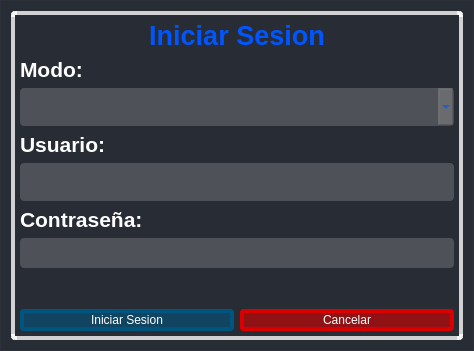
<?xml version="1.0" encoding="UTF-8"?>
<ui version="4.0">
 <class>Dialog</class>
 <widget class="QDialog" name="Dialog">
  <property name="geometry">
   <rect>
    <x>0</x>
    <y>0</y>
    <width>474</width>
    <height>351</height>
   </rect>
  </property>
  <property name="windowTitle">
   <string>Dialog</string>
  </property>
  <property name="styleSheet">
   <string notr="true">QDialog{
background-color: rgb(40, 44, 52);
border: 1px solid rgb(44, 49, 58);
padding-left: 0px;
}

QMessageBox {
            background: white;  /* Fondo blanco */
            border: 2px solid #CCCCCC;  /* Borde gris claro */
            border-radius: 10px;  /* Esquinas redondeadas */
            padding: 10px;
        }

        QMessageBox QLabel {
            background: transparent;
            color: #333333;  /* Texto oscuro elegante */
            font-size: 14px;
            font-weight: bold;
        }

        QMessageBox QLabel[objectName=&quot;qt_msgbox_label&quot;] {
            background: transparent;
        }

        /* Botones con diseño moderno */
        QMessageBox QPushButton {
            background-color: #0078D7;  /* Azul profesional (similar a Windows) */
            color: white;
            border: 1px solid #005A9E;
            padding: 8px 16px;
            font-size: 13px;
            font-weight: bold;
            border-radius: 5px;
            min-width: 80px;
        }

        QMessageBox QPushButton:hover {
            background-color: #005A9E;
        }

        QMessageBox QPushButton:pressed {
            background-color: #004680;
        }</string>
  </property>
  <layout class="QVBoxLayout" name="verticalLayout_2">
   <item>
    <widget class="QWidget" name="verticalWidget" native="true">
     <property name="styleSheet">
      <string notr="true">border-radius: 4px;
border: 4px solid black;
border-color: rgba(255,255,255,200);
</string>
     </property>
     <layout class="QVBoxLayout" name="verticalLayout">
      <item>
       <widget class="QLabel" name="label">
        <property name="styleSheet">
         <string notr="true">border:None;</string>
        </property>
        <property name="text">
         <string>&lt;html&gt;&lt;head/&gt;&lt;body&gt;&lt;p align=&quot;center&quot;&gt;&lt;span style=&quot; font-size:20pt; font-weight:700; color:#0055ff;&quot;&gt;Iniciar Sesion&lt;/span&gt;&lt;/p&gt;&lt;/body&gt;&lt;/html&gt;</string>
        </property>
       </widget>
      </item>
      <item>
       <widget class="QLabel" name="label_4">
        <property name="styleSheet">
         <string notr="true">border:None;</string>
        </property>
        <property name="text">
         <string>&lt;html&gt;&lt;head/&gt;&lt;body&gt;&lt;p&gt;&lt;span style=&quot; font-size:16pt; font-weight:700; color:#ffffff;&quot;&gt;Modo:&lt;/span&gt;&lt;/p&gt;&lt;/body&gt;&lt;/html&gt;</string>
        </property>
       </widget>
      </item>
      <item>
       <widget class="QComboBox" name="box_Admin">
        <property name="sizePolicy">
         <sizepolicy hsizetype="Preferred" vsizetype="Minimum">
          <horstretch>0</horstretch>
          <verstretch>0</verstretch>
         </sizepolicy>
        </property>
        <property name="minimumSize">
         <size>
          <width>0</width>
          <height>38</height>
         </size>
        </property>
        <property name="styleSheet">
         <string notr="true">background-color: rgba(162, 162, 162,80);
border:None;
 font-size:18pt; 
font-weight:700;
color: rgb(0, 85, 255);</string>
        </property>
       </widget>
      </item>
      <item>
       <widget class="QLabel" name="label_2">
        <property name="styleSheet">
         <string notr="true">border:None;</string>
        </property>
        <property name="text">
         <string>&lt;html&gt;&lt;head/&gt;&lt;body&gt;&lt;p&gt;&lt;span style=&quot; font-size:16pt; font-weight:700; color:#ffffff;&quot;&gt;Usuario:&lt;/span&gt;&lt;/p&gt;&lt;/body&gt;&lt;/html&gt;</string>
        </property>
       </widget>
      </item>
      <item>
       <widget class="QTextEdit" name="txt_User">
        <property name="sizePolicy">
         <sizepolicy hsizetype="Expanding" vsizetype="Fixed">
          <horstretch>0</horstretch>
          <verstretch>0</verstretch>
         </sizepolicy>
        </property>
        <property name="maximumSize">
         <size>
          <width>16777215</width>
          <height>38</height>
         </size>
        </property>
        <property name="styleSheet">
         <string notr="true">border:None;
background-color: rgba(162, 162, 162,80);
 font-size:18pt; 
font-weight:700;
color: rgb(0, 85, 255);</string>
        </property>
        <property name="verticalScrollBarPolicy">
         <enum>Qt::ScrollBarPolicy::ScrollBarAlwaysOff</enum>
        </property>
       </widget>
      </item>
      <item>
       <widget class="QLabel" name="label_3">
        <property name="styleSheet">
         <string notr="true">border:None;</string>
        </property>
        <property name="text">
         <string>&lt;html&gt;&lt;head/&gt;&lt;body&gt;&lt;p&gt;&lt;span style=&quot; font-size:16pt; font-weight:700; color:#ffffff;&quot;&gt;Contraseña:&lt;/span&gt;&lt;/p&gt;&lt;/body&gt;&lt;/html&gt;</string>
        </property>
       </widget>
      </item>
      <item>
       <widget class="QLineEdit" name="line_contra">
        <property name="maximumSize">
         <size>
          <width>16777215</width>
          <height>38</height>
         </size>
        </property>
        <property name="styleSheet">
         <string notr="true">background-color: rgba(162, 162, 162,80);
border:None;
 font-size:18pt; 
font-weight:700;
color: rgb(0, 85, 255);</string>
        </property>
       </widget>
      </item>
      <item>
       <spacer name="verticalSpacer">
        <property name="orientation">
         <enum>Qt::Orientation::Vertical</enum>
        </property>
        <property name="sizeHint" stdset="0">
         <size>
          <width>20</width>
          <height>40</height>
         </size>
        </property>
       </spacer>
      </item>
      <item>
       <layout class="QHBoxLayout" name="horizontalLayout_2">
        <item>
         <widget class="QPushButton" name="btn_iniciarSesion">
          <property name="styleSheet">
           <string notr="true">QPushButton{
	color: rgb(255, 255, 255);
background-color: rgba(0, 85, 127, 150);
font:15pt &quot;Segoe UI&quot;;
border-radius: 4px;
border: 4px solid black;
border-color: rgb(0, 85, 127);}

QPushButton:pressed {
	background-color: rgb(0, 85, 127);
}
</string>
          </property>
          <property name="text">
           <string>Iniciar Sesion</string>
          </property>
         </widget>
        </item>
        <item>
         <widget class="QPushButton" name="btn_cancelar">
          <property name="styleSheet">
           <string notr="true">QPushButton{
	color: rgb(255, 255, 255);
background-color: rgba(0, 85, 127, 150);
background-color: rgba(218, 0, 0,150);
font:15pt &quot;Segoe UI&quot;;
border-radius: 4px;
border: 4px solid black;
border-color:  rgb(218, 0, 0);}

QPushButton:pressed {
	background-color:  rgba(218, 0, 0,200);
}

</string>
          </property>
          <property name="text">
           <string>Cancelar</string>
          </property>
         </widget>
        </item>
       </layout>
      </item>
     </layout>
    </widget>
   </item>
  </layout>
 </widget>
 <resources>
  <include location="../resources.qrc"/>
 </resources>
 <connections/>
</ui>
